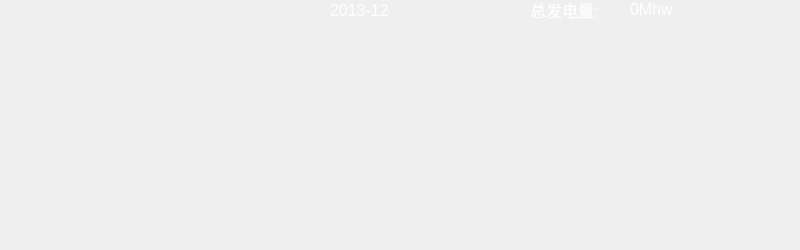
<?xml version="1.0" encoding="UTF-8"?>
<ui version="4.0">
 <class>ElectricityChart</class>
 <widget class="QWidget" name="ElectricityChart">
  <property name="geometry">
   <rect>
    <x>0</x>
    <y>0</y>
    <width>800</width>
    <height>250</height>
   </rect>
  </property>
  <property name="windowTitle">
   <string>Form</string>
  </property>
  <widget class="ColumChart" name="colmchart" native="true">
   <property name="geometry">
    <rect>
     <x>-2</x>
     <y>19</y>
     <width>801</width>
     <height>231</height>
    </rect>
   </property>
   <property name="sizePolicy">
    <sizepolicy hsizetype="Expanding" vsizetype="Expanding">
     <horstretch>0</horstretch>
     <verstretch>0</verstretch>
    </sizepolicy>
   </property>
  </widget>
  <widget class="QLabel" name="label">
   <property name="geometry">
    <rect>
     <x>530</x>
     <y>0</y>
     <width>81</width>
     <height>20</height>
    </rect>
   </property>
   <property name="sizePolicy">
    <sizepolicy hsizetype="Preferred" vsizetype="Fixed">
     <horstretch>0</horstretch>
     <verstretch>0</verstretch>
    </sizepolicy>
   </property>
   <property name="font">
    <font>
     <pointsize>12</pointsize>
    </font>
   </property>
   <property name="styleSheet">
    <string notr="true">color: rgb(255, 255, 255);</string>
   </property>
   <property name="text">
    <string>总发电量:</string>
   </property>
  </widget>
  <widget class="QLabel" name="lab_total">
   <property name="geometry">
    <rect>
     <x>630</x>
     <y>0</y>
     <width>68</width>
     <height>19</height>
    </rect>
   </property>
   <property name="sizePolicy">
    <sizepolicy hsizetype="Preferred" vsizetype="Fixed">
     <horstretch>0</horstretch>
     <verstretch>0</verstretch>
    </sizepolicy>
   </property>
   <property name="font">
    <font>
     <pointsize>12</pointsize>
    </font>
   </property>
   <property name="styleSheet">
    <string notr="true">color: rgb(255, 255, 255);</string>
   </property>
   <property name="text">
    <string>0Mhw</string>
   </property>
  </widget>
  <widget class="QLabel" name="lab_date">
   <property name="geometry">
    <rect>
     <x>330</x>
     <y>0</y>
     <width>100</width>
     <height>20</height>
    </rect>
   </property>
   <property name="sizePolicy">
    <sizepolicy hsizetype="Preferred" vsizetype="Fixed">
     <horstretch>0</horstretch>
     <verstretch>0</verstretch>
    </sizepolicy>
   </property>
   <property name="font">
    <font>
     <pointsize>12</pointsize>
    </font>
   </property>
   <property name="styleSheet">
    <string notr="true">color: rgb(255, 255, 255);</string>
   </property>
   <property name="text">
    <string>2013-12</string>
   </property>
  </widget>
 </widget>
 <customwidgets>
  <customwidget>
   <class>ColumChart</class>
   <extends>QWidget</extends>
   <header location="global">columchart.h</header>
   <container>1</container>
  </customwidget>
 </customwidgets>
 <resources/>
 <connections/>
</ui>
